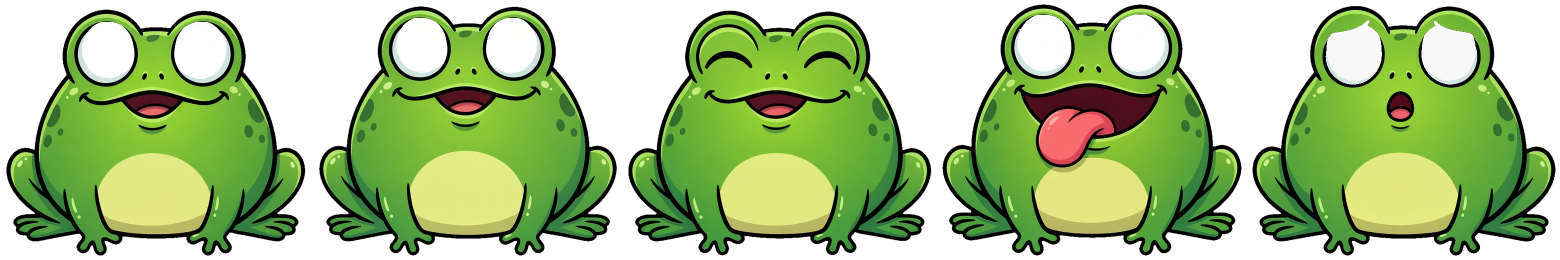
#> input picture docs/chars/frog.png, 3120 x 520 px, found by its file name (shown at 1/2 size)
$ python fix_frog_eye_rims.py
#> lines starting #> are read from the running program, lines starting #| are printed output that depends on the picture
#!/usr/bin/env python3
"""Redraw the dark rim on top of Kvasi's eyes.

wipe_frog_pupils() flattened each eye to white, which also erased the rim
where the baked pupils touched it. Wherever the eye white now meets the
green lid directly, paint the rim back on the inside edge of the white.
"""

from __future__ import annotations

from pathlib import Path

import numpy as np
from PIL import Image
from scipy import ndimage

SHEET = Path(__file__).resolve().parent.parent / "public" / "chars" / "frog.png"
FW = 624
RIM = 7.0
INK = np.array([2, 2, 2], dtype=np.float64)


def fix_frame(fr: np.ndarray) -> int:
    rgb = fr[:, :, :3].astype(np.int32)
    a = fr[:, :, 3]
    r, g, b = rgb[:, :, 0], rgb[:, :, 1], rgb[:, :, 2]
    lum = 0.3 * r + 0.59 * g + 0.11 * b
    green = (g > r + 30) & (g > b + 30) & (a > 120)
    light = (a > 200) & (lum > 150) & ~green
    light[230:, :] = False

    labels, n = ndimage.label(light)
    painted = 0
    for k in range(1, n + 1):
        eye = labels == k
        if eye.sum() < 3000:
            continue
        eye = ndimage.binary_fill_holes(eye)
        dist = ndimage.distance_transform_edt(~green)
        ring = eye & (dist <= RIM + 0.8)
        ys, xs = np.where(ring)
        for y, x in zip(ys, xs):
            t = float(np.clip(RIM + 0.8 - dist[y, x], 0.0, 1.0))
            src = fr[y, x, :3].astype(np.float64)
            fr[y, x, :3] = np.round(src * (1 - t) + INK * t).astype(np.uint8)
            fr[y, x, 3] = 255
        painted += len(ys)
    return painted


def main() -> None:
    sheet = np.array(Image.open(SHEET).convert("RGBA"))
#> sheet is the input picture: shape (520, 3120, 4); mean R, G, B, A 78.9, 103.5, 49, 166.7
    frames = sheet.shape[1] // FW
#> frames = 5
    for f in range(frames):
        fr = sheet[:, f * FW : (f + 1) * FW]
        n = fix_frame(fr)
        print(f"frame {f}: rim pixels {n}")
#> this loop made 5 passes
#> n on passes 1 to 5: 1373, 1385, 0, 1717, 2481
#| frame 0: rim pixels 1373
#| frame 1: rim pixels 1385
#| frame 2: rim pixels 0
#| frame 3: rim pixels 1717
#| frame 4: rim pixels 2481
#> pass 1, in main, `fr = sheet[:, f * FW : (f + 1) * FW]`:
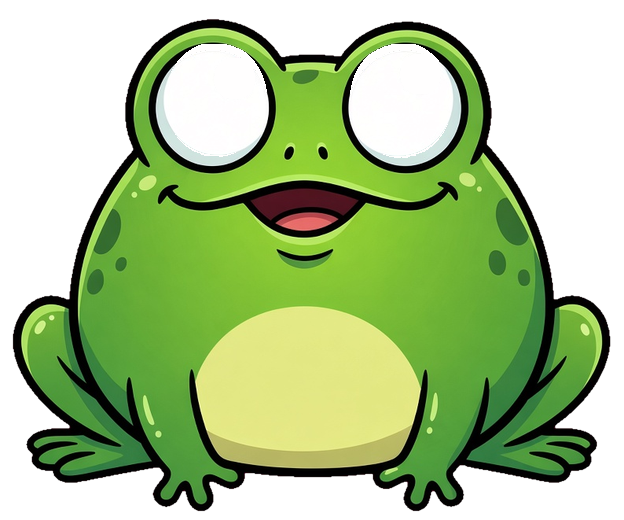
#> fr: shape (520, 624, 4); mean R, G, B, A 79.1, 103.9, 51.2, 164.4; transparent parts drawn white
#> pass 1, in fix_frame, `rgb = fr[:, :, :3].astype(np.int32)`:
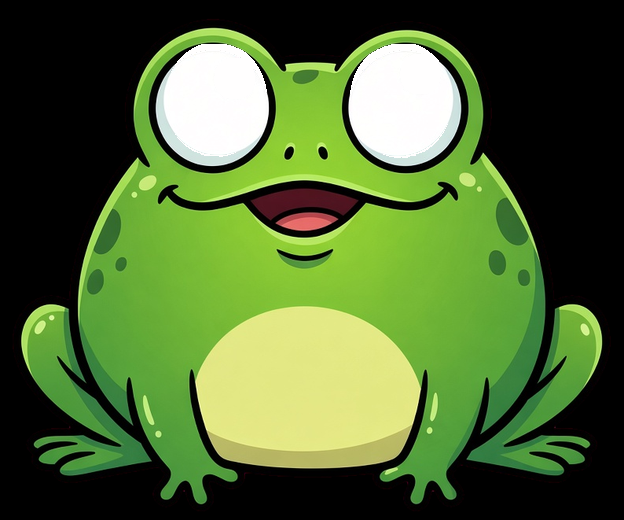
#> rgb: shape (520, 624, 3) int32; mean R, G, B 79.1, 103.9, 51.2
#> pass 1, in fix_frame, `a = fr[:, :, 3]`:
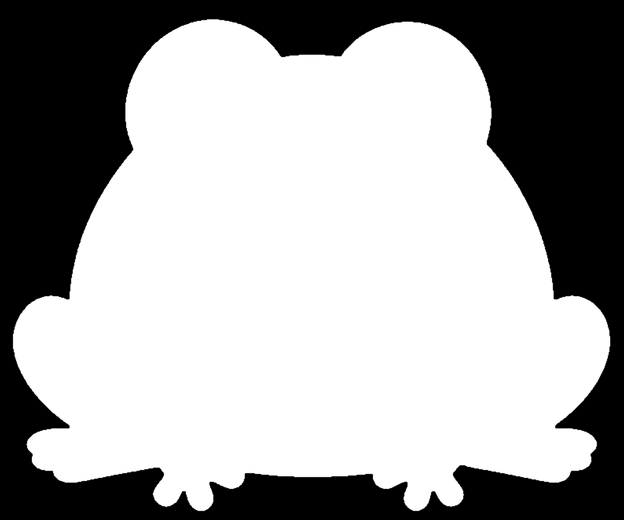
#> a: shape (520, 624); min 0, max 255, mean 164.4
#> pass 1, in fix_frame, `r, g, b = rgb[:, :, 0], rgb[:, :, 1], rgb[:, :, 2]`:
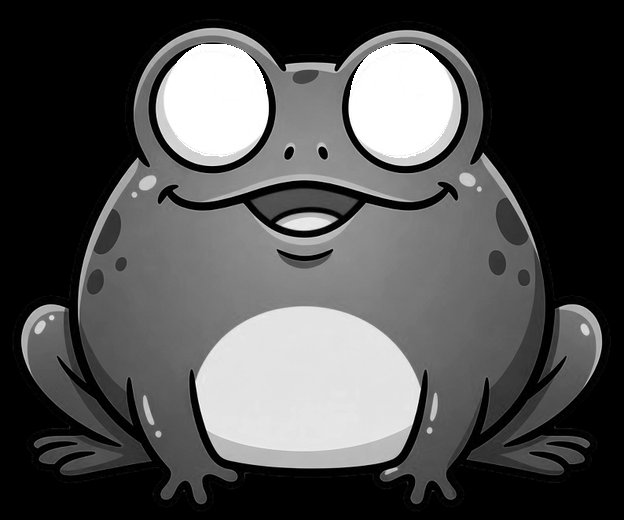
#> r: shape (520, 624) int32; min 0, max 255, mean 79.1
#> after the loop:
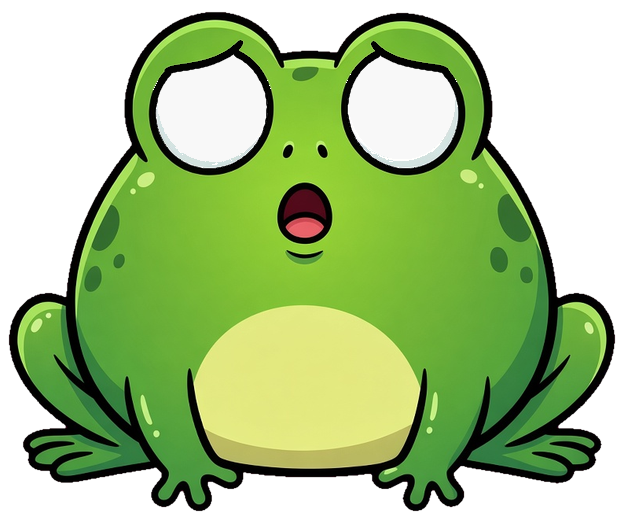
#> fr: shape (520, 624, 4); mean R, G, B, A 80.2, 107.7, 50.2, 168.9; transparent parts drawn white
    Image.fromarray(sheet).save(SHEET, optimize=True)
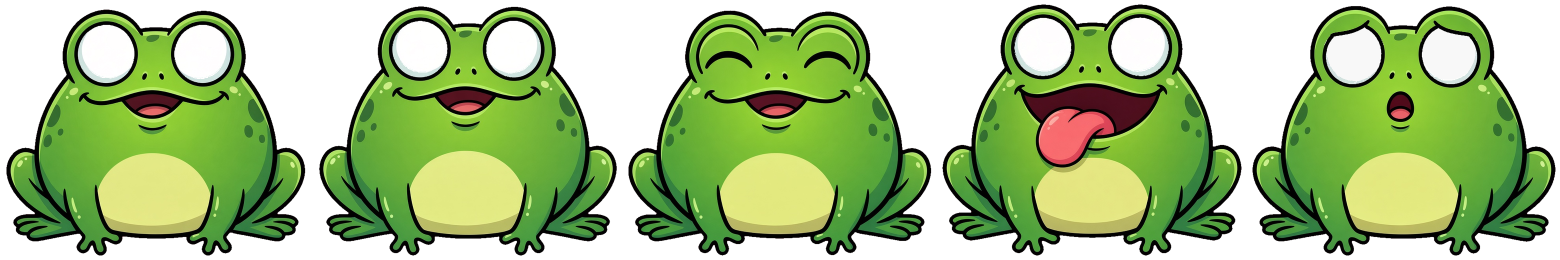
#> saved as frog.png: PIL image 3120x520 RGBA (shown at 1/2 size); mean R, G, B, A 77.9, 102.6, 48.1, 166.7; transparent parts drawn white


if __name__ == "__main__":
    main()
